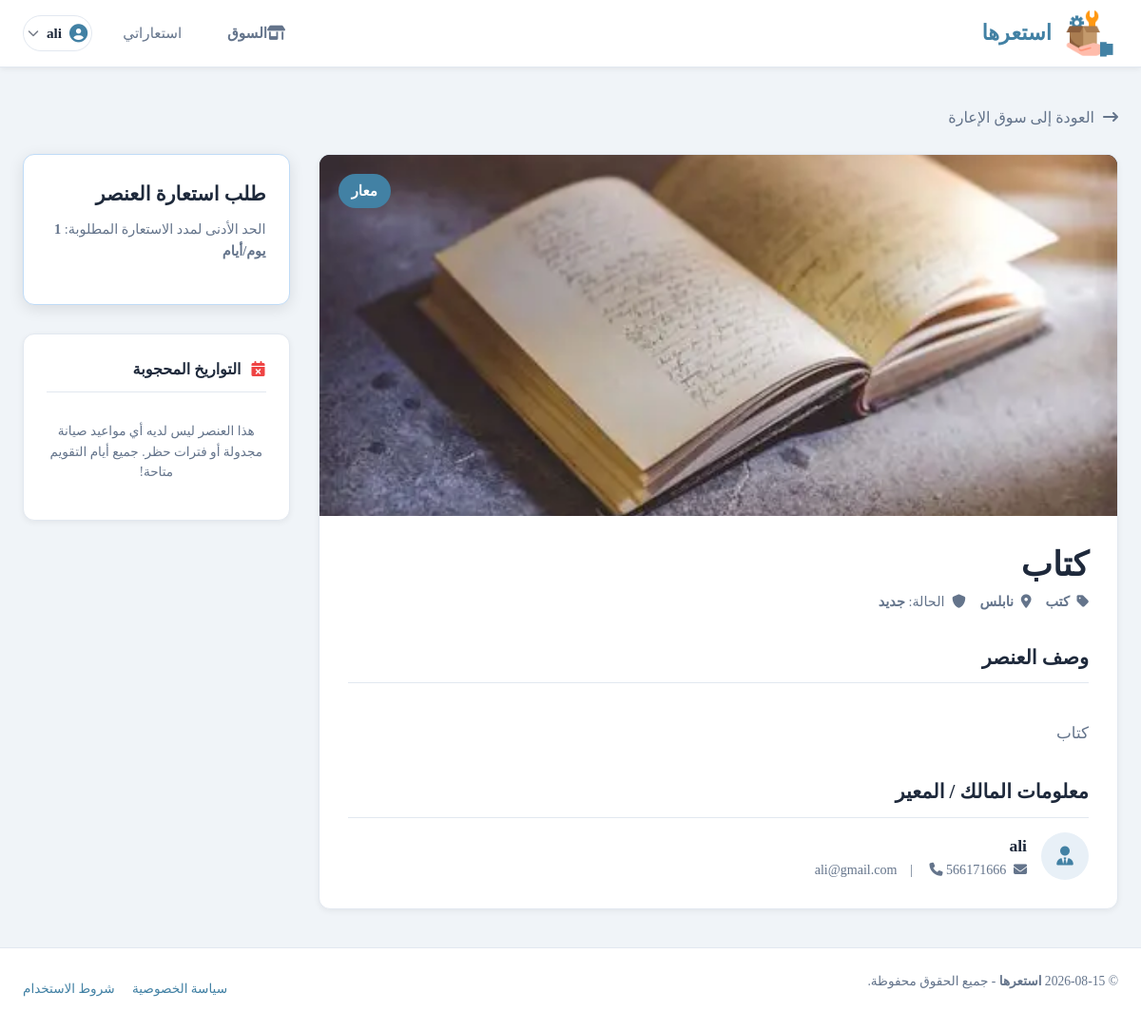
Screenshot of /EndUser/item_detail.php?id=2 (signed in) with the database file from the repository.
### tables this page shows
CREATE TABLE `items` (
  `Item_ID` int(11) NOT NULL,
  `User_ID` int(11) NOT NULL,
  `Category_ID` int(11) NOT NULL,
  `Title` varchar(200) NOT NULL,
  `Description` text NOT NULL,
  `ItemCondition` varchar(20) NOT NULL,
  `MinBorrowDays` int(11) NOT NULL,
  `City` varchar(20) NOT NULL,
  `Status` varchar(20) NOT NULL,
  `AddedBy` int(11) NOT NULL,
  `AddedDate` date NOT NULL
);

CREATE TABLE `categories` (
  `Category_ID` int(11) NOT NULL,
  `category_Name` varchar(100) NOT NULL
);

CREATE TABLE `users` (
  `User_ID` int(11) NOT NULL,
  `FullName` varchar(200) NOT NULL,
  `Email` varchar(50) NOT NULL,
  `PhoneNumber` varchar(20) DEFAULT NULL,
  `Password` varchar(255) NOT NULL,
  `UserRole` varchar(10) NOT NULL,
  `CreateDate` date NOT NULL
);

### includes/auth.php (called while the page is built, shortened)
<?php
    function is_logged_in() {
        return isset($_SESSION['User_ID']);
    }
?>

### EndUser/item_detail.php (the view, shortened to what this page needs)
<?php
require_once __DIR__ . '\..\includes\auth.php';
$item_id = intval($_GET['id'] ?? 0);
$stmt = $config->prepare("
    SELECT i.*, c.category_Name, u.FullName as OwnerName, u.Email as OwnerEmail, u.PhoneNumber as OwnerPhone
    FROM items i
    JOIN categories c ON i.Category_ID = c.Category_ID
    JOIN users u ON i.User_ID = u.User_ID
    WHERE i.Item_ID = ?
");
$stmt->bind_param("i", $item_id);
$stmt->execute();
$item = $stmt->get_result()->fetch_assoc();
$img_stmt = $config->prepare("SELECT ImageUrl FROM item_images WHERE Item_ID = ?");
$img_stmt->bind_param("i", $item_id);
$img_stmt->execute();
$images = $img_stmt->get_result()->fetch_all(MYSQLI_ASSOC);
$avail_stmt = $config->prepare("SELECT UnAvailableDate, UnAvailableReason FROM item_availability WHERE Item_ID = ? ORDER BY UnAvailableDate ASC");
$avail_stmt->bind_param("i", $item_id);
$avail_stmt->execute();
$blocked_dates = $avail_stmt->get_result()->fetch_all(MYSQLI_ASSOC);
require_once __DIR__ . '\..\includes\header.php';
?>
<main>
    <div class="container" style="text-align: right;">
        <div style="margin-bottom: 25px;">
            <a href="dashboard.php" class="text-muted"><i class="fa-solid fa-arrow-right-long" style="margin-left: 5px;"></i> العودة إلى سوق الإعارة</a>
        </div>
        <div class="dashboard-grid">
            <div style="display: flex; flex-direction: column; gap: 30px;">
                <div class="card" style="padding: 0; overflow: hidden;">
                    <div style="height: 380px; width: 100%; background: #111827; position: relative;">
                        <?php if (empty($images)): ?>
                            <img src="https://images.unsplash.com/photo-1581092160607-ee22621dd758?w=800" alt="صورة العنصر الافتراضية" style="width: 100%; height: 100%; object-fit: cover;">
                        <?php else: ?>
                            <img src="<?php echo htmlspecialchars($images[0]['ImageUrl']); ?>" alt="<?php echo htmlspecialchars($item['Title']); ?>" style="width: 100%; height: 100%; object-fit: cover;">
                        <?php endif; ?>
                        <?php
                            $status_class = strtolower($item['Status']);
                            $status_ar = [
                                'available' => 'متاح',
                                'unavailable' => 'غير متاح',
                                'borrowed' => 'معار',
                                'pending' => 'معلق'
                            ][$status_class] ?? $item['Status'];
                        ?>
                        <span class="item-badge badge-<?php echo $status_class; ?>" style="top: 20px; left: 20px; right: auto; font-size: 0.95rem; padding: 6px 14px;">
                            <?php echo htmlspecialchars($status_ar); ?>
                        </span>
                    </div>
                    <div style="padding: 30px;">
                        <div style="display: flex; justify-content: space-between; align-items: flex-start; flex-wrap: wrap; gap: 15px; margin-bottom: 20px;">
                            <div>
                                <h1 style="font-size: 2.2rem; margin-bottom: 5px;"><?php echo htmlspecialchars($item['Title']); ?></h1>
                                <div style="display: flex; gap: 15px; font-size: 0.9rem;" class="text-muted">
                                    <span><i class="fa-solid fa-tag" style="margin-left: 4px;"></i> <strong><?php echo htmlspecialchars($item['category_Name']); ?></strong></span>
                                    <span><i class="fa-solid fa-location-dot" style="margin-left: 4px;"></i> <strong><?php echo htmlspecialchars($item['City'] ?: 'الاستلام من الموقع'); ?></strong></span>
                                    <span><i class="fa-solid fa-shield" style="margin-left: 4px;"></i> الحالة: <strong><?php
                                        echo htmlspecialchars([
                                            'New' => 'جديد',
                                            'Good' => 'جيد',
                                            'Fair' => 'مقبول',
                                            'Poor' => 'رديء'
                                        ][$item['ItemCondition']] ?? $item['ItemCondition']);
                                    ?></strong></span>
                                </div>
                            </div>
                        </div>
                        <h3 style="border-bottom: 1px solid #e2e8f0; padding-bottom: 10px; margin-top: 30px;">وصف العنصر</h3>
                        <p style="font-size: 1.05rem; line-height: 1.7; margin-bottom: 30px; white-space: pre-line;">
                            <?php echo htmlspecialchars($item['Description'] ?: 'لم يقم الناشر بتقديم وصف لهذا العنصر.'); ?>
                        </p>
                        <h3 style="border-bottom: 1px solid #e2e8f0; padding-bottom: 10px;">معلومات المالك / المعير</h3>
                        <div style="display: flex; align-items: center; gap: 15px; margin-top: 15px;">
                            <div class="stat-icon" style="width: 50px; height: 50px; border-radius: 50%; font-size: 1.25rem;">
                                <i class="fa-solid fa-user-tie"></i>
                            </div>
                            <div>
                                <strong style="font-size: 1.1rem; color: #1e293b;"><?php echo htmlspecialchars($item['OwnerName']); ?></strong>
                                <div style="font-size: 0.88rem;" class="text-muted">
                                    <i class="fa-solid fa-envelope" style="margin-left: 4px;"></i> <?php echo htmlspecialchars($item['OwnerEmail']); ?>
                                    <?php if (!empty($item['OwnerPhone'])): ?>
                                        <span style="margin: 0 10px;">|</span>
                                        <i class="fa-solid fa-phone" style="margin-left: 4px;"></i> <?php echo htmlspecialchars($item['OwnerPhone']); ?>
                                    <?php endif; ?>
                                </div>
                            </div>
                        </div>
                    </div>
                </div>
            </div>
            <div style="display: flex; flex-direction: column; gap: 30px;">
                <div class="card" style="border-color: #bfdbf7; box-shadow: 0 4px 16px rgba(0, 0, 0, 0.10);">
                    <h3>طلب استعارة العنصر</h3>
                    <p class="text-muted" style="font-size: 0.9rem; margin-bottom: 20px;">الحد الأدنى لمدد الاستعارة المطلوبة: <strong><?php echo $item['MinBorrowDays']; ?> يوم/أيام</strong></p>
                </div>
                <div class="card">
                    <div class="card-header" style="padding-bottom: 10px; margin-bottom: 15px; display: flex; align-items: center; justify-content: space-between;">
                        <h4 style="margin: 0;"><i class="fa-solid fa-calendar-xmark" style="color: #ef4444; margin-left: 6px;"></i> التواريخ المحجوبة</h4>
                    </div>
                    <?php if (empty($blocked_dates)): ?>
                        <p class="text-muted" style="font-size: 0.85rem; margin: 0; text-align: center; padding: 15px 0;">هذا العنصر ليس لديه أي مواعيد صيانة مجدولة أو فترات حظر. جميع أيام التقويم متاحة!</p>
                    <?php endif; ?>
                </div>
            </div>
        </div>
    </div>
</main>
<?php require_once __DIR__ . '\..\includes\footer.php'; ?>

### includes/header.php (shortened to what this page needs)
<?php
require_once __DIR__ . '/auth.php';
$current_page = basename($_SERVER['SCRIPT_NAME']);
?>
<!DOCTYPE html>
<html lang="ar" dir="rtl">
<head>
    <link rel="stylesheet" href="\استعارة\assets\css\style.css">
    <link rel="stylesheet" href="https://cdnjs.cloudflare.com/ajax/libs/font-awesome/6.4.0/css/all.min.css">
</head>
<body>
<header>
    <div class="container nav-container">
        <a href="" class="logo" style="display: flex; align-items:center; gap: 10px" >
           <img src="\استعارة\assets\images\customer-service.png" alt="شعار استعرها" style="width: 60px; height: 60px; display: block; object-fit: contain; background: transparent; padding: 3px;">
           <span class="logo-text">استعرها</span>
        </a>
        <nav>
            <ul class="nav-links">
                <?php if (!is_logged_in()): ?>
                    <li><a href="\استعارة\login.php" class="btn-nav">تسجيل الدخول</a></li>
                    <li><a href="\استعارة\register.php">إنشاء حساب</a></li>
                    <?php else: ?>
                        <?php if ($_SESSION['UserRole'] === 'Admin'): ?>
                             <li class="<?php echo ($current_page == 'dashboard.php' && strpos($_SERVER['REQUEST_URI'], '/Admin/') !== false) ? 'active' : ''; ?>">
                            <a href="\استعارة\Admin\dashboard.php"><i class="fa-solid fa-chart-line"></i> لوحة التحكم</a>
                        </li>
                        <li class="<?php echo $current_page == 'manage_users.php' ? 'active' : ''; ?>">
                            <a href="\استعارة\Admin\manage_users.php"><i class="fa-solid fa-users"></i> المستخدمين</a>
                        </li>
                        <li class="<?php echo $current_page == 'items.php' ? 'active' : ''; ?>">
                            <a href="\استعارة\Admin\items.php"><i class="fa-solid fa-boxes-stacked"></i> المخزون</a>
                        </li>
                        <li class="<?php echo $current_page == 'categories.php' ? 'active' : ''; ?>">
                            <a href="\استعارة\Admin\categories.php"><i class="fa-solid fa-tags"></i> الفئات</a>
                        </li>
                        <li class="<?php echo $current_page == 'availability.php' ? 'active' : ''; ?>">
                            <a href="\استعارة\Admin\availability.php"><i class="fa-solid fa-calendar-xmark"></i> مواعيد الحجب</a>
                        </li>
                    <?php else: ?>
                        <li>
                            <a href="\استعارة\EndUser\dashboard.php"><i class="fa-solid fa-shop">السوق</i></a>
                        </li>
                        <li class="<?php echo $current_page == 'my_borrows.php' ? 'active' : ''; ?>">
                            <a href="\استعارة\EndUser\my_borrows.php"><i class="fa-solid fa-clock-history"></i> استعاراتي</a>
                        </li>
                    <?php endif; ?>
                    <li class="nav-item user-dropdown" style="position:relative; display:inline-block;">
                        <button id="userDropdown" class="btn btn-secondary d-flex align-items-center" style="background:transparent; border:none; color:#1e293b; font-weight:600; cursor:pointer; gap:8px; padding:8px 4px; border:1px solid #e2e8f0; border-radius:25px;">
                            <i class="fa-solid fa-circle-user" style="font-size: 1.2rem; color: #4281a4;"></i>
                            <?php echo htmlspecialchars($_SESSION['FullName']); ?>
                            <i class="fa-solid fa-chevron-down" style="font-size: 0.75rem; opacity: 0.6;"></i>
                        </button>
                    </li>
                   <?php endif; ?>
            </ul>
        </nav>
    </div>
</header>

### includes/footer.php (shortened to what this page needs)
<?php
  require_once __DIR__ . "/auth.php";
?>
<footer>
    <div class="container footer-content">
        <p>&copy; <?php echo date('Y-m-d'); ?> <strong>استعرها</strong> - جميع الحقوق محفوظة.</p>
        <div>
            <a href="#" style="margin-left: 15px;">سياسة الخصوصية</a>
            <a href="#">شروط الاستخدام</a>
        </div>
    </div>
</footer>
</body>
</html>

### assets/css/style.css (style rules this page uses)
* { margin: 0; padding: 0; box-sizing: border-box; }
body { font-family: 'Times New Roman', Times, serif; background-color: #f0f4f8; color: #1e293b; line-height: 1.6; min-height: 100vh; display: flex; flex-direction: column; overflow-x: hidden; }
.container { width: 100%; max-width: 1200px; margin: 0 auto; padding: 0 24px; }
main { flex: 1; padding: 40px 0; }
h1, h2, h3, h4, h5, h6 { font-weight: 700; color: #1e293b; margin-bottom: 0.5em; }
h1 { font-size: 2.2rem; line-height: 1.25; }
h3 { font-size: 1.3rem; }
p { color: #64748b; margin-bottom: 1rem; }
a { color: #4281a4; text-decoration: none; transition: all 0.25s ease; }
header { background-color: #ffffff; border-bottom: 1px solid #e2e8f0; box-shadow: 0 2px 6px rgba(0, 0, 0, 0.06); position: sticky; top: 0; z-index: 100; }
.nav-container { display: flex; justify-content: space-between; align-items: center; height: 70px; }
.logo { font-size: 1.4rem; font-weight: 800; display: flex; align-items: center; gap: 8px; text-decoration: none; color: #4281a4; }
.logo-text { color: #4281a4; }
.nav-links { display: flex; align-items: center; gap: 20px; list-style: none; }
.nav-links a { color: #64748b; font-weight: 500; font-size: 0.95rem; padding: 8px 12px; border-radius: 17px; transition: all 0.25s ease; }
.card { background-color: #ffffff; border: 1px solid #e2e8f0; border-radius: 12px; padding: 24px; box-shadow: 0 2px 6px rgba(0, 0, 0, 0.06); }
.card-header { margin-bottom: 20px; border-bottom: 1px solid #e2e8f0; padding-bottom: 14px; display: flex; justify-content: space-between; align-items: center; }
.btn { display: inline-flex; align-items: center; justify-content: center; gap: 8px; font-family: inherit; font-size: 0.95rem; font-weight: 600; padding: 10px 22px; border-radius: 25px; border: none; cursor: pointer; transition: all 0.25s ease; text-decoration: none; }
.btn-secondary { background-color: #ffffff; color: #1e293b; border: 1px solid #e2e8f0; }
.dashboard-grid { display: grid; grid-template-columns: 3fr 1fr; gap: 30px; }
.stat-icon { width: 48px; height: 48px; background-color: #e8f0f7; color: #4281a4; border-radius: 8px; display: flex; align-items: center; justify-content: center; font-size: 1.4rem; }
.item-badge { position: absolute; top: 12px; right: 12px; font-size: 0.75rem; font-weight: 700; padding: 4px 10px; border-radius: 20px; text-transform: uppercase; }
.badge-borrowed { background-color: #4281a4; color: #ffffff; }
footer { border-top: 1px solid #e2e8f0; padding: 24px 0; text-align: center; color: #64748b; font-size: 0.85rem; background-color: #ffffff; }
.footer-content { display: flex; justify-content: space-between; align-items: center; flex-wrap: wrap; gap: 15px; }
[dir="rtl"] body { font-family: 'Times New Roman', Times, serif; }
[dir="rtl"] .item-badge { left: 12px; right: auto !important; }
.text-muted { color: #64748b; }

### rows the page displays
items: Status "معار", Title "كتاب", Category_ID.category_Name "كتب", City "نابلس", ItemCondition "جديد", Description "كتاب", User_ID.FullName "ali", User_ID.Email "ali@gmail.com", User_ID.PhoneNumber "566171666", MinBorrowDays "1"

### other values shown
$_SESSION['FullName'] "ali"
